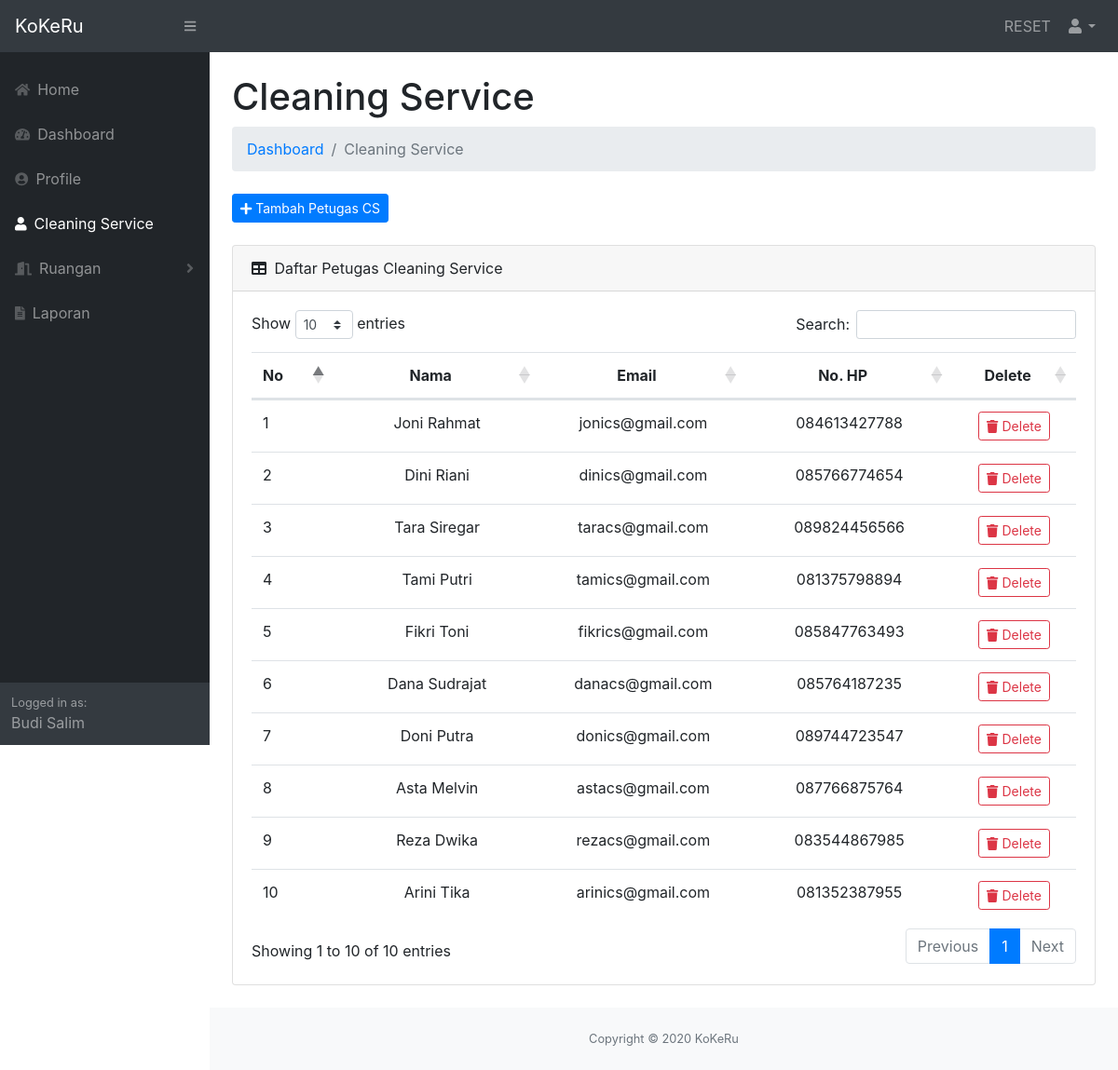
Page /users/manager/cs.php (signed in) on the committed database.
### tables this page shows
CREATE TABLE `pengelola` (
  `id_pengelola` int(11) NOT NULL,
  `nama` varchar(50) NOT NULL,
  `email` varchar(100) NOT NULL,
  `password` char(40) NOT NULL
);

CREATE TABLE `cs` (
  `id_cs` int(11) NOT NULL,
  `nama` varchar(50) NOT NULL,
  `email` varchar(100) NOT NULL,
  `password` char(40) NOT NULL,
  `no_hp` char(14) DEFAULT NULL
);

### users/manager/includes/functions.php (called while the page is built, shortened)
<?php
function getAllCS() {
  global $db;
  $query = "SELECT * FROM cs";
  $result = $db->query($query);
  return $result;
}

### users/manager/includes/views/content_cs.php (the view, shortened to what this page needs)
<main>
  <div class="container-fluid">
    <h1 class="mt-4">Cleaning Service</h1>
    <ol class="breadcrumb mb-4">
      <li class="breadcrumb-item"><a href="index.php">Dashboard</a></li>
      <li class="breadcrumb-item active">Cleaning Service</li>
    </ol>
    <div class="mb-4">
      <a href="" class="btn btn-primary btn-sm" id="createCsBtn" data-toggle="modal" data-target="#createCsModal"><i class="fas fa-plus"></i> Tambah Petugas CS</a>
    </div>
    <div class="card mb-4">
      <div class="card-header">
        <i class="fas fa-table mr-1"></i>
        Daftar Petugas Cleaning Service
      </div>
      <div class="card-body">
        <div class="table-responsive">
          <table class="table" id="dataTable" width="100%" cellspacing="0">
            <thead>
              <tr>
                <th style="width: 10%;">No</th>
                <th class="text-center" style="width: 25%;">Nama</th>
                <th class="text-center" style="width: 25%;">Email</th>
                <th class="text-center" style="width: 25%;">No. HP</th>
                <th class="text-center" style="width: 15%;">Delete</th>
              </tr>
            </thead>
            <tbody>
              <?php
                $result = getAllCS();
                $i = 1;
              ?>
              <?php while ($cs = $result->fetch_object()): ?>
              <tr>
                <td><?php echo $i; $i++; ?></td>
                <td class="text-center"><?= $cs->nama; ?></td>
                <td class="text-center"><?= $cs->email; ?></td>
                <td class="text-center"><?= $cs->no_hp; ?></td>
                <td class="text-center"><a href="" class="btn btn-outline-danger btn-sm" id="deleteCsBtn" data-id-cs="<?= $cs->id_cs; ?>" data-toggle="modal" data-target="#deleteCsModal"><i class="fas fa-trash"></i> Delete</a></td>
              </tr>
              <?php endwhile; ?>
            </tbody>
          </table>
        </div>
      </div>
    </div>
  </div>
</main>

### users/manager/includes/views/nav_sidenav.php (shortened to what this page needs)
<nav class="sb-sidenav accordion sb-sidenav-dark" id="sidenavAccordion">
  <div class="sb-sidenav-menu">
    <div class="nav mt-3">
      <a class="nav-link" href="../../index.php">
        <div class="sb-nav-link-icon"><i class="fas fa-home"></i></div>
        Home
      </a>
      <a class="nav-link" href="index.php">
        <div class="sb-nav-link-icon"><i class="fas fa-tachometer-alt"></i></div>
        Dashboard
      </a>
      <a class="nav-link" href="profile.php">
        <div class="sb-nav-link-icon"><i class="fas fa-user-circle"></i></div>
        Profile
      </a>
      <a class="nav-link" href="cs.php">
        <div class="sb-nav-link-icon"><i class="fas fa-user"></i></div>
        Cleaning Service
      </a>
      <a class="nav-link collapsed" href="#" data-toggle="collapse" data-target="#collapseLayoutsRoom" aria-expanded="false" aria-controls="collapseLayouts">
        <div class="sb-nav-link-icon"><i class="fas fa-door-open"></i></div>
        Ruangan
        <div class="sb-sidenav-collapse-arrow"><i class="fas fa-angle-down"></i></div>
      </a>
      <a class="nav-link" href="laporan.php">
        <div class="sb-nav-link-icon"><i class="fas fa-file-alt"></i></div>
        Laporan
      </a>
    </div>
  </div>
  <div class="sb-sidenav-footer">
    <div class="small">Logged in as:</div>
    <?= $_SESSION['user']->nama; ?>
  </div>
</nav>

### rows in the picture
pengelola: nama "Budi Salim"
cs: nama "Joni Rahmat", email "jonics@gmail.com", no_hp "084613427788"
cs: nama "Dini Riani", email "dinics@gmail.com", no_hp "085766774654"
cs: nama "Tara Siregar", email "taracs@gmail.com", no_hp "089824456566"
cs: nama "Tami Putri", email "tamics@gmail.com", no_hp "081375798894"
cs: nama "Fikri Toni", email "fikrics@gmail.com", no_hp "085847763493"
cs: nama "Dana Sudrajat", email "danacs@gmail.com", no_hp "085764187235"
cs: nama "Doni Putra", email "donics@gmail.com", no_hp "089744723547"
cs: nama "Asta Melvin", email "astacs@gmail.com", no_hp "087766875764"
cs: nama "Reza Dwika", email "rezacs@gmail.com", no_hp "083544867985"
cs: nama "Arini Tika", email "arinics@gmail.com", no_hp "081352387955"
